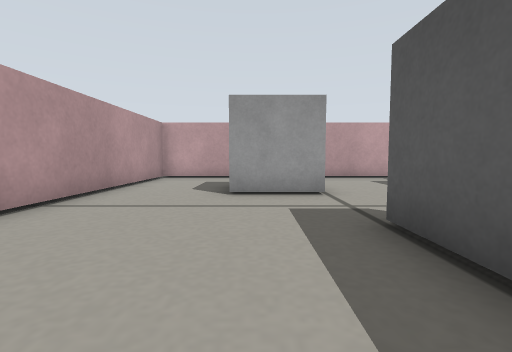
[1] (above)

17 first-person views from a walk through a Gazebo world. The camera is 0.04 m above the floor, tilts 4° down and sees 85° across. The floor is counted in squares, 0.05 m on a side. Each view is taken from the middle of a square. On the plan, view 1 faces up. The plan holds only what a view shows up to about 11 squares ahead; the rest is blank.

[2]
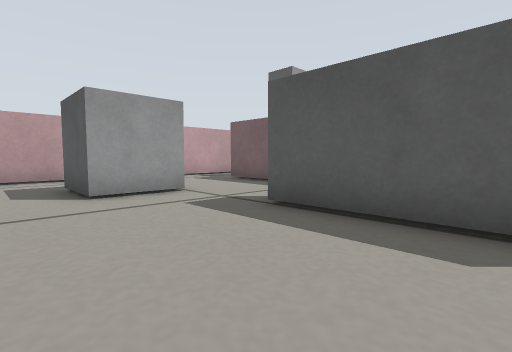

[3]
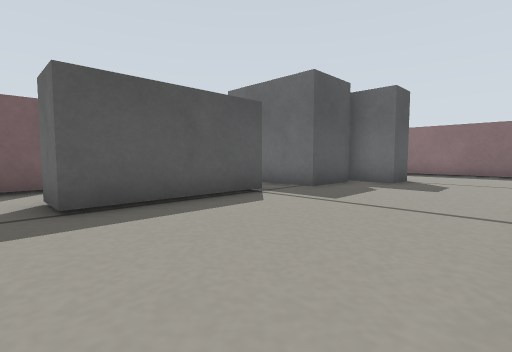

[4]
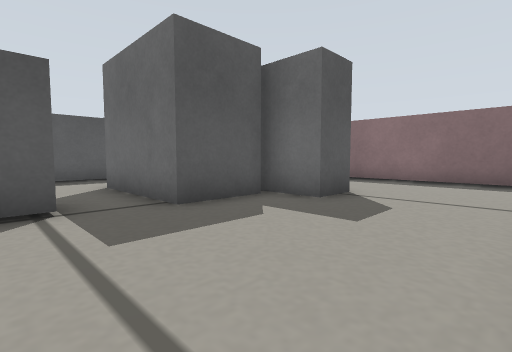

[5]
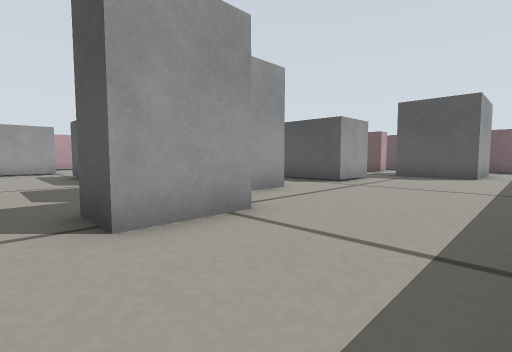

[6]
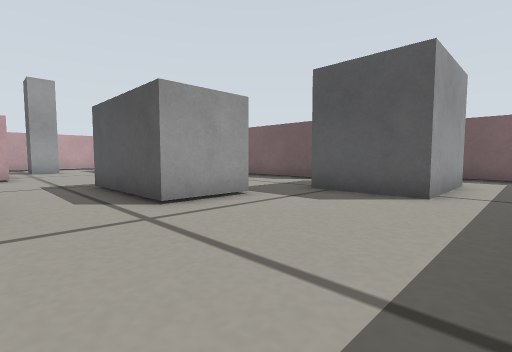

[7]
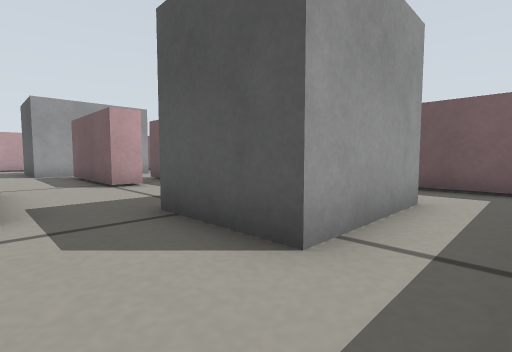

[8]
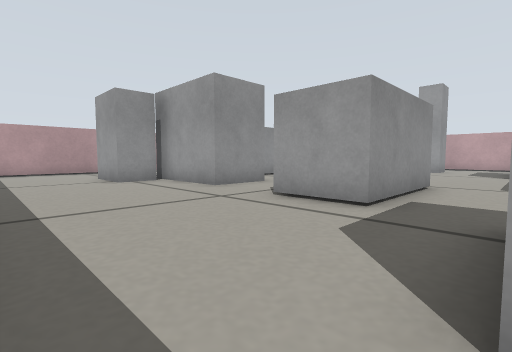

[9]
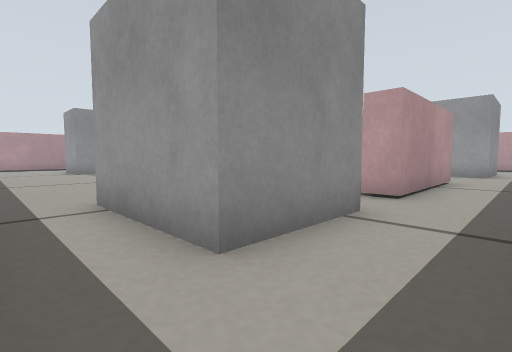

[10]
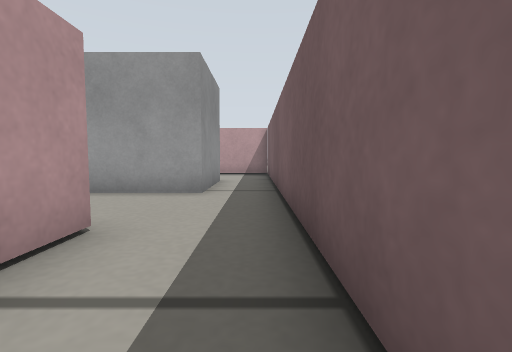

[11]
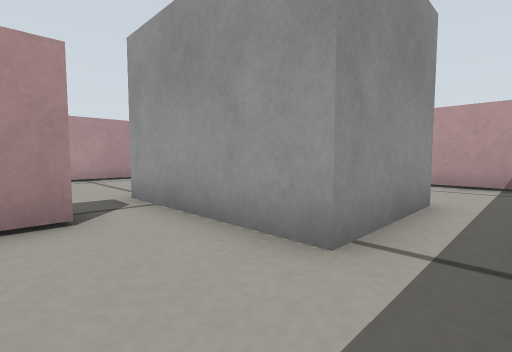

[12]
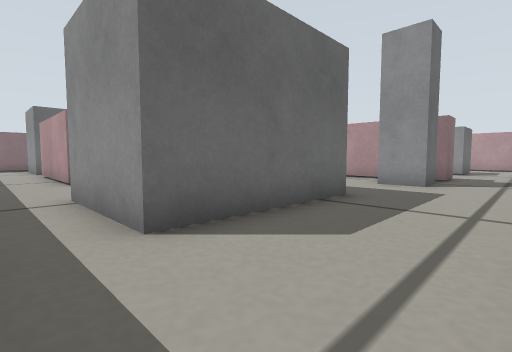

[13]
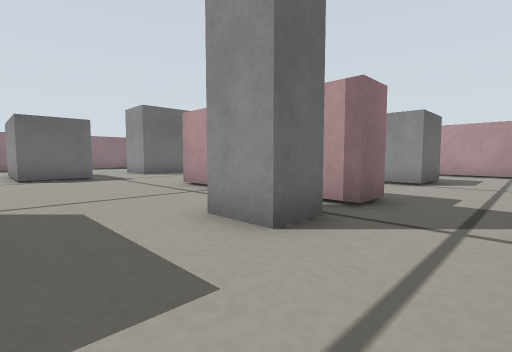

[14]
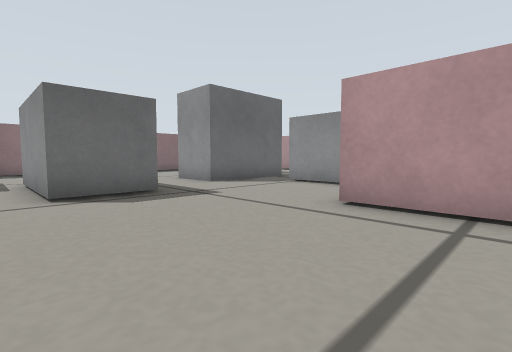

[15]
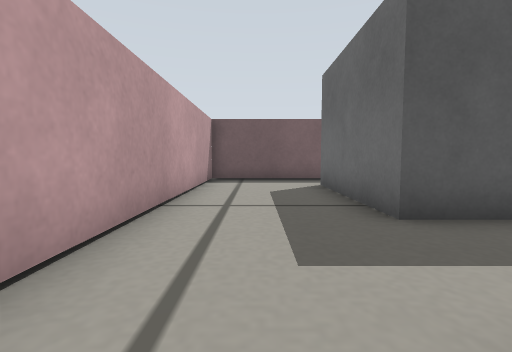

[16]
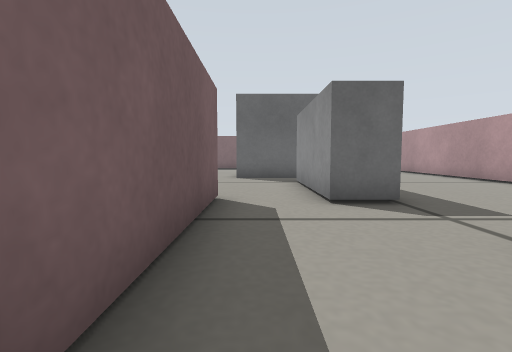

[17]
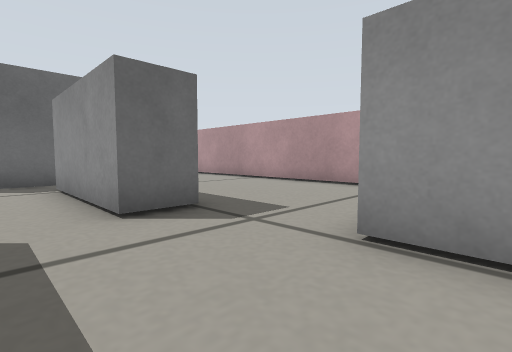

### Floor plan
Key: @ floor where view 1 was taken; # wall or solid block; x gap in a wall; . floor; B grey box; P grey post.
Columns run from 4 left of view 1 to 17 right of it. Each row starts with its distance up from view 1.
 11 #####  ###   #########
 10 #....................#
  9 #....................#
  8 #...BB...##PP........#
  7 #...BB...##PP..BBBBB.#
  6 #...BB...##....B   B.#
  5 #........##....B   B.#
  4 #........##....BBBBB.#
  3 #.....BB.##.....x....#
  2 #.....BB........#....#
  1 #.....BB........#....#
  0 #...@.BB........#.#..#
 -1 #.....B....BBB..#.#..#
 -2 #.....BBB..B B....#..
 -3 #....B   B.B B....#..
 -4  ....BBBBB.B B.......
 -5  ...BBB.....BB.B  B..
 -6  ...BBB........B  B..
 -7  ..............B  B..#
 -8 #..............BBBB..#
 -9  ....................#
-10  ######      #

Where each view was taken, in squares from view 1:
view 1: 0 up, 0 right, facing up
view 2: 0 up, 2 left, facing up-right
view 3: 4 up, 3 left, facing down-right
view 4: 0 up, 3 left, facing down-right
view 5: 9 down, 1 left, facing up-right
view 6: 9 down, 5 right, facing up-right
view 7: 9 down, 9 right, facing up-right
view 8: 9 down, 11 right, facing up-left
view 9: 9 down, 16 right, facing up-left
view 10: 2 down, 16 right, facing up
view 11: 2 up, 16 right, facing up-left
view 12: 10 up, 16 right, facing down-left
view 13: 10 up, 10 right, facing down-left
view 14: 5 up, 10 right, facing down-left
view 15: 9 up, 7 right, facing right
view 16: 8 up, 4 right, facing down
view 17: 7 up, 4 right, facing down-left
